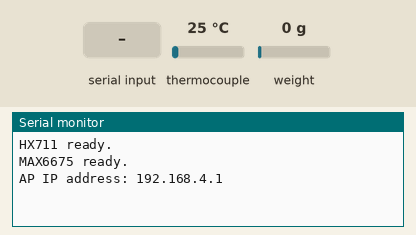
Bench run of a sketch on a simulated ESP32. On the bench: the last lines printed to the serial monitor. Inputs (shaded band) come from the test bench; at power-on: thermocouple 25 °C, weight on the scale 0 g.

Above: at 3.2 s.
3.3 s: "get_weight\n" received over the second serial link
At 4.3 s:
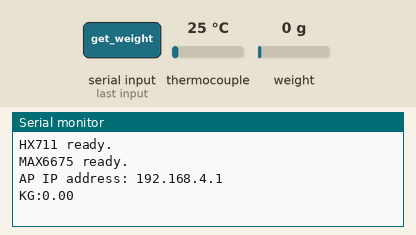
5.3 s: "get_temp\n" received over the second serial link
At 5.8 s:
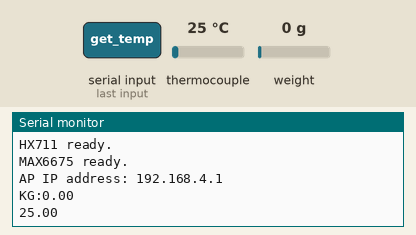

Measured:
- after the input at 3.3 s, the serial monitor: prints a new line after 0.51 s (image 1)
- after the input at 5.3 s, the serial monitor: prints a new line at once (image 2)

The sketch:

esp32_webserver_weight_temp.ino
```cpp
#include <WiFi.h>
#include <WebServer.h>
#include "HX711.h"
#include "max6675.h"

// HX711 pins
#define HX711_DOUT 12
#define HX711_SCK  14

// MAX6675 pins
#define MAX6675_DO  19
#define MAX6675_CS  23
#define MAX6675_CLK 5

// Serial2: RX=16, TX=17
#define SERIAL2_RX 16
#define SERIAL2_TX 17

HX711 scale;
MAX6675 thermocouple(MAX6675_CLK, MAX6675_CS, MAX6675_DO);

enum Mode { MODE_REALTIME, MODE_LOW, MODE_HIGH };
Mode tempMode = MODE_REALTIME;
Mode weightMode = MODE_REALTIME;

WebServer server(80);

void setup() {
  Serial.begin(115200);
  Serial2.begin(9600, SERIAL_8N1, SERIAL2_RX, SERIAL2_TX);

  // Initialize HX711
  scale.begin(HX711_DOUT, HX711_SCK);
  delay(500);
  if (!scale.is_ready()) {
    Serial.println("HX711 not found.");
  } else {
    Serial.println("HX711 ready.");
    scale.set_scale(21.813);  // Adjust this as per calibration
    scale.tare();
  }

  // Initialize Thermocouple
  delay(500);
  Serial.println("MAX6675 ready.");

  // Start WiFi AP
  WiFi.softAP("Bakhoor-Fallback-AP", "12345678");
  Serial.print("AP IP address: ");
  Serial.println(WiFi.softAPIP());

  // Web Routes
  server.on("/", HTTP_GET, handleRoot);

  server.on("/temp/realtime", []() {
    tempMode = MODE_REALTIME;
    server.send(200, "text/plain", "Temperature Mode: Real-Time");
  });
  server.on("/temp/low", []() {
    tempMode = MODE_LOW;
    server.send(200, "text/plain", "Temperature Mode: 25°C");
  });
  server.on("/temp/high", []() {
    tempMode = MODE_HIGH;
    server.send(200, "text/plain", "Temperature Mode: 400°C");
  });

  server.on("/weight/realtime", []() {
    weightMode = MODE_REALTIME;
    server.send(200, "text/plain", "Weight Mode: Real-Time");
  });
  server.on("/weight/low", []() {
    weightMode = MODE_LOW;
    server.send(200, "text/plain", "Weight Mode: 0kg");
  });
  server.on("/weight/high", []() {
    weightMode = MODE_HIGH;
    server.send(200, "text/plain", "Weight Mode: 60kg");
  });

  server.begin();
}

void loop() {
  server.handleClient();

  if (Serial2.available() | Serial.available()) {

    String command;
    command = Serial2.readStringUntil('\n');
    command.trim();

    // if(Serial2.available())
    // {
    //   command = Serial2.readStringUntil('\n');
    // command.trim();
    // }
    // else if(Serial.available())
    // {
    //   command = Serial.readStringUntil('\n');
    // command.trim();
    // }

    if (command == "get_weight") {
      float weight = getWeight();
      Serial2.print("KG:");
      Serial2.println(weight, 2);
      Serial.print("KG:");
      Serial.println(weight, 2);
    }
    else if (command == "get_temp") {
      float tempC = getTemp();
      Serial2.print("TEMP:");
      Serial2.println(tempC, 2);
      Serial.println(tempC, 2);
    }
    else {
      Serial2.println("Invalid command");
    }
  }

  delay(50);
}

float getTemp() {
  switch (tempMode) {
    case MODE_LOW: return 25.0;
    case MODE_HIGH: return 400.0;
    default: return thermocouple.readCelsius();
  }
}

float getWeight() {
  switch (weightMode) {
    case MODE_LOW: return 0.0;
    case MODE_HIGH: return 60.0;
    default: {
      float w = scale.get_units(5);
      return (w < 0) ? 0 : w;
    }
  }
}

void handleRoot() {
  String html = R"rawliteral(
    <html>
    <head>
      <title>Bakhoor Control Panel</title>
      <script>
        function sendCommand(path) {
          fetch(path)
            .then(response => response.text())
            .then(text => {
              document.getElementById("status").innerText = text;
            });
        }
      </script>
    </head>
    <body>
      <h2>Temperature Control</h2>
      <button onclick="sendCommand('/temp/realtime')">Real-Time</button>
      <button onclick="sendCommand('/temp/low')">Set to 25°C</button>
      <button onclick="sendCommand('/temp/high')">Set to 400°C</button>

      <h2>Weight Control</h2>
      <button onclick="sendCommand('/weight/realtime')">Real-Time</button>
      <button onclick="sendCommand('/weight/low')">Set to 0kg</button>
      <button onclick="sendCommand('/weight/high')">Set to 60kg</button>

      <p id="status" style="margin-top:20px; font-weight: bold; color: green;"></p>
    </body>
    </html>
  )rawliteral";
  server.send(200, "text/html", html);
}
```
